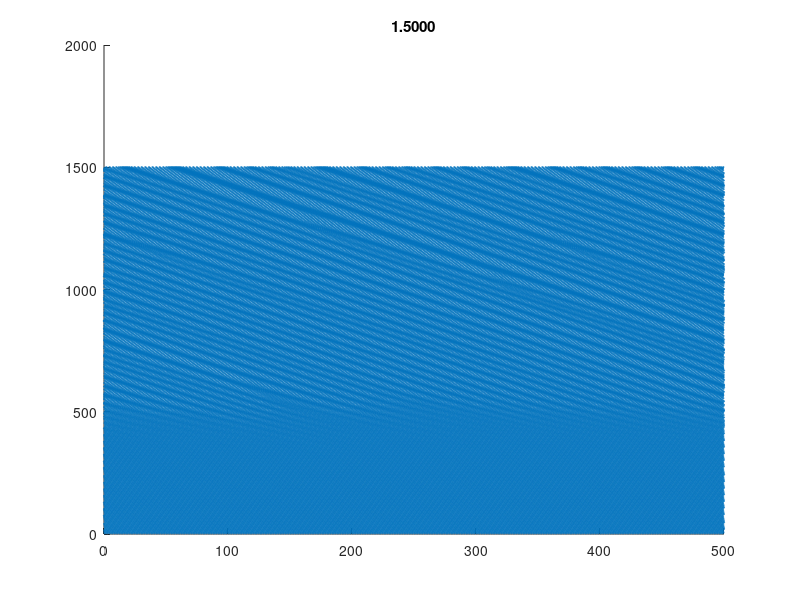

MATLAB code for this plot:
% LQR-based traffic smoothing.

function test_traffic_lqr
global a
%rng('default')

close all
count=0;
%as=linspace(1,2,3);
while count<1%numel(as)
  %a=as(count+1);
  [x,status]=init;
  if status~=-1
    run(x)
    count=count+1;
  end
end

function [x,status]=init
global n_cars L a vmax active
status=0;
a=1.5;

% rng('default');

vmax=1;
n_cars=250;
L=500;

pos=flipud(linspace(L/n_cars,L,n_cars)');
pert=1e-5*L/n_cars*(2*rand(n_cars,1)-1);
%pert=0.3*L/n_cars*(rand(n_cars,1)<0.01);
pos=pos+pert;

vel=vopt(xtod(pos));
%pert=0.3*L/n_cars*(rand(n_cars,1)<0.01);
vel=vel+pert;
x=[pos;vel];
%x=[pos;zeros(n_cars,1)];
%x(floor(1.1*n_cars))=1;

%car_ind=2:n_cars;
%active=car_ind(rand(1,n_cars-1)<0.1);
%active=[1:50:n_cars];
active=[];

function run(x)
global n_cars tidx L a
% Boundary for plotting
dt=0.3;
figure
iter=5000;
skip=10;
time_evol=zeros(n_cars*floor(iter/skip),2);
for tidx=1:iter
  xdot=dynamics(x);
  if ~mod(tidx,skip)
    %plot_cars(x,xdot);
    time_evol(n_cars*(tidx/skip-1)+1:n_cars*(tidx/skip),:)=horzcat(mod(x(1:n_cars),L),tidx*dt*ones(n_cars,1));
  end
  
  % Runge-Kutta integration.
  xdotk1=dynamics(x);
  xt=x+dt*xdotk1*0.5;
  
  xdotk2=dynamics(xt);
  xt=x+xdotk2*dt*0.5;
  
  xdotk3=dynamics(xt);
  xt=x+xdotk3*dt;
  
  xdotk4=dynamics(xt);
  x=x+(xdotk1+2*xdotk2+2*xdotk3+xdotk4)/6*dt;
end

scatter(time_evol(:,1),time_evol(:,2),'k.','SizeData',1);
title(sprintf('%.4f',a));
%set(gcf,'Position',[200,200,L,iter/skip])

function xdot=dynamics(x)
global n_cars a active
xdot=zeros(2*n_cars,1);
d=xtod(x);
xdot(1:n_cars)=x(n_cars+1:2*n_cars);
xdot(n_cars+1:2*n_cars)=a*(vopt(d)-x(n_cars+1:2*n_cars));
% Linear PD
% xdot(active+n_cars)=0.001*(x(active-1)-x(active)-1*x(n_cars+active))+0.001*(x(active+n_cars-1)-x(active+n_cars));
% Nonlinear: Pretend there is less headway (be more conservative)
xdot(n_cars+active)=a*(vopt(d(active).^0.5)-x(n_cars+active));

function d=xtod(x)
global L n_cars
d=[x(n_cars)-x(1)+L;x(1:n_cars-1)-x(2:n_cars)];

function v=vopt(h)
global vmax L n_cars
v=zeros(size(h));
%v(h>1)=vmax*(h(h>1)-1).^3./(1+(h(h>1)-1).^3);
%v(h>1)=vmax*(h(h>1)-1).^3./h(h>1).^3;
v=vmax*(tanh(h-2)+tanh(2));

function plot_cars(x,xdot)
global n_cars L tidx active

subplot(4,2,[1,3,5,7])
  radius=L/(2*pi);
  thetas=x(1:n_cars)/radius;
  scatter(radius*cos(thetas),radius*sin(thetas),linspace(10,80,n_cars),linspace(1,32,n_cars),'filled');
  colormap('cool')
  hold on
  for aidx=active
    scatter(radius*cos(thetas(aidx)),radius*sin(thetas(aidx)),'ro','SizeData',25,'MarkerEdgeColor','r','MarkerFaceColor','r');
  end
  hold off
  % hold on
  % scatter(radius*cos(theta_goals),radius*sin(theta_goals),5,'k','filled');
  hold off
  axis square
  xlim([-radius,radius])
  ylim([-radius,radius])
  title(sprintf('Cars %d',tidx))

subplot(422)
%stem(xtod(x(1:n_cars)),'k')
plot(xtod(x(1:n_cars)),'k')
title('Spacings')

subplot(424)
%stem(x(1:n_cars),'k')
plot(x(1:n_cars),'k')
title('Positions')

subplot(426)
%stem(x(n_cars+1:2*n_cars),'k')
plot(x(n_cars+1:2*n_cars),'k')
title('Velocities')

subplot(428)
%stem(xdot(n_cars+1:2*n_cars),'k')
plot(xdot(n_cars+1:2*n_cars),'k')
title('Accelerations')

drawnow;
set(gcf,'Position',[100,100,1000,500]);
pause(0.01)
